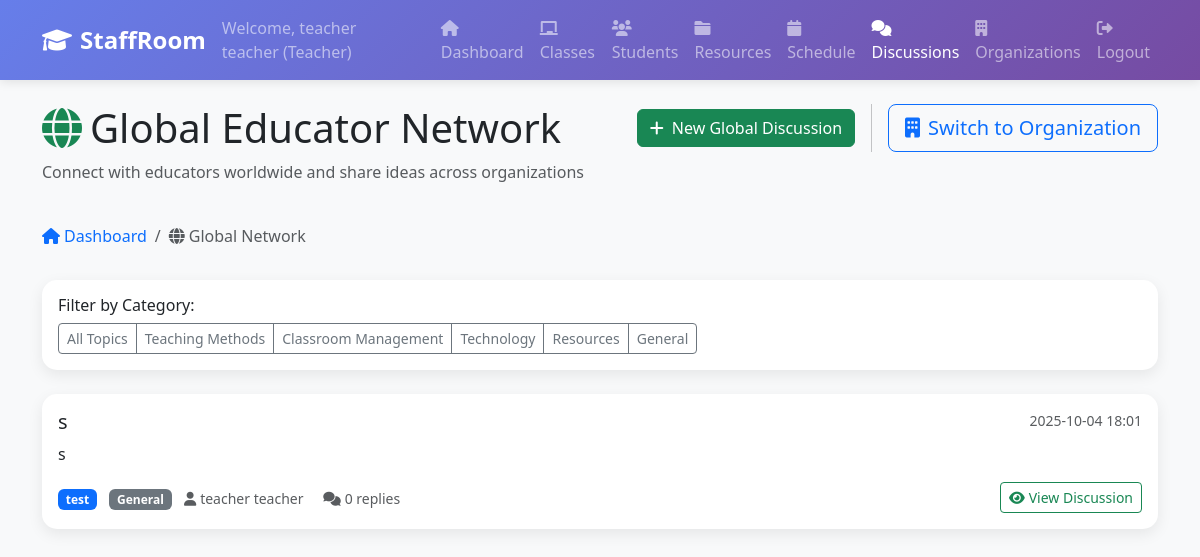
/global-discussions (signed in), run on the app's committed database.
### tables this page shows
CREATE TABLE global_discussions (
                id INTEGER PRIMARY KEY AUTOINCREMENT,
                title TEXT NOT NULL,
                content TEXT NOT NULL,
                author_id INTEGER NOT NULL,
                author_organization TEXT,
                category TEXT DEFAULT 'general',
                tags TEXT,
                is_pinned BOOLEAN DEFAULT 0,
                created_at TIMESTAMP DEFAULT CURRENT_TIMESTAMP,
                updated_at TIMESTAMP DEFAULT CURRENT_TIMESTAMP,
                FOREIGN KEY (author_id) REFERENCES users (id)
            );

CREATE TABLE users (
                id INTEGER PRIMARY KEY AUTOINCREMENT,
                username TEXT UNIQUE NOT NULL,
                email TEXT UNIQUE NOT NULL,
                password_hash TEXT NOT NULL,
                first_name TEXT NOT NULL,
                last_name TEXT NOT NULL,
                user_type TEXT NOT NULL CHECK (user_type IN ('teacher', 'student', 'admin')),
                created_at TIMESTAMP DEFAULT CURRENT_TIMESTAMP,
                is_active BOOLEAN DEFAULT 1
            , phone_number TEXT, profile_photo_path TEXT, bio TEXT);

### web_app.py (the view)
    def decorated_function(*args, **kwargs):
        if 'user_id' not in session:
            return redirect(url_for('login'))
        user_organizations = db.get_user_organizations(session['user_id'])
        if not user_organizations:
            flash('You must join an organization to access this feature.', 'warning')
            return redirect(url_for('organizations'))
        return f(*args, **kwargs)

### web_app.py (called while the page is built)
def require_organization_access(f):
    def decorated_function(*args, **kwargs):
        if 'user_id' not in session:
            return redirect(url_for('login'))
        user_organizations = db.get_user_organizations(session['user_id'])
        if not user_organizations:
            flash('You must join an organization to access this feature.', 'warning')
            return redirect(url_for('organizations'))
        return f(*args, **kwargs)
    decorated_function.__name__ = f.__name__
    return decorated_function

@app.route('/global-discussions')
@require_organization_access
def global_discussions():
    if 'user_id' not in session:
        return redirect(url_for('login'))
    category_filter = request.args.get('category')
    discussions = db.get_global_discussions(category=category_filter)
    current_org = db.get_user_current_organization(session['user_id'])
    user_org_name = current_org['name'] if current_org else 'No Organization'
    return render_template('global_discussions.html',
                         discussions=discussions,
                         user_org_name=user_org_name,
                         current_filter=category_filter)

    def get_connection(self):
        if self.db_path.startswith('postgresql://'):
            import psycopg2
            from psycopg2.extras import RealDictCursor
            conn = psycopg2.connect(self.db_path, cursor_factory=RealDictCursor)
        else:
            db_file = self.db_path.replace('sqlite:///', '')
            conn = sqlite3.connect(db_file)
            conn.row_factory = sqlite3.Row
        return conn

    def get_user_organizations(self, user_id):
        conn = self.get_connection()
        cursor = conn.execute("""
            SELECT o.*, om.role, om.joined_at
            FROM organizations o
            JOIN organization_memberships om ON o.id = om.organization_id
            WHERE om.user_id = ?
            ORDER BY om.joined_at DESC
            LIMIT 1
        """, (user_id,))
        result = cursor.fetchone()
        conn.close()
        return [dict(result)] if result else []

### templates/global_discussions.html (shortened to what this page needs)
{% extends "common/base.html" %}
{% block content %}
        <div class="row mb-4">
            <div class="col-md-6">
                <h1><i class="fas fa-globe me-2 text-success"></i>Global Educator Network</h1>
                <p class="text-muted">Connect with educators worldwide and share ideas across organizations</p>
            </div>
            <div class="col-md-6">
                <div class="d-flex justify-content-end align-items-center gap-3">
                    <div class="btn-group" role="group">
                        <button class="btn btn-success" data-bs-toggle="modal" data-bs-target="#newGlobalDiscussionModal">
                            <i class="fas fa-plus me-2"></i>New Global Discussion
                        </button>
                    </div>
                    <a href="{{ url_for('discussions') }}" class="btn btn-outline-primary btn-lg switch-btn">
                        <i class="fas fa-building me-2"></i>Switch to Organization
                    </a>
                </div>
            </div>
        </div>
        <div class="row mb-3">
            <div class="col-12">
                <nav aria-label="breadcrumb">
                    <ol class="breadcrumb">
                        <li class="breadcrumb-item">
                            <a href="{{ url_for('dashboard') }}" class="text-decoration-none">
                                <i class="fas fa-home me-1"></i>Dashboard
                            </a>
                        </li>
                        <li class="breadcrumb-item active" aria-current="page">
                            <i class="fas fa-globe me-1"></i>Global Network
                        </li>
                    </ol>
                </nav>
            </div>
        </div>
        <div class="row mb-4">
            <div class="col-12">
                <div class="card">
                    <div class="card-body">
                        <h6>Filter by Category:</h6>
                        <div class="btn-group" role="group">
                            <button class="btn btn-outline-secondary btn-sm" onclick="filterGlobalDiscussions('')">All Topics</button>
                            <button class="btn btn-outline-secondary btn-sm" onclick="filterGlobalDiscussions('teaching-methods')">Teaching Methods</button>
                            <button class="btn btn-outline-secondary btn-sm" onclick="filterGlobalDiscussions('classroom-management')">Classroom Management</button>
                            <button class="btn btn-outline-secondary btn-sm" onclick="filterGlobalDiscussions('technology')">Technology</button>
                            <button class="btn btn-outline-secondary btn-sm" onclick="filterGlobalDiscussions('resources')">Resources</button>
                            <button class="btn btn-outline-secondary btn-sm" onclick="filterGlobalDiscussions('general')">General</button>
                        </div>
                    </div>
                </div>
            </div>
        </div>
        <div class="row">
            <div class="col-12">
                {% if discussions %}
                    {% for discussion in discussions %}
                    <div class="card global-discussion-card mb-3 {% if discussion.is_pinned %}pinned-discussion{% endif %}">
                        <div class="card-body">
                            <div class="d-flex justify-content-between align-items-start mb-2">
                                <h5 class="card-title mb-0">
                                    {{ discussion.title }}
                                </h5>
                                <small class="text-muted">{{ discussion.created_at[:16] }}</small>
                            </div>
                            <p class="card-text">{{ discussion.content[:200] }}{% if discussion.content|length > 200 %}...{% endif %}</p>
                            <div class="d-flex justify-content-between align-items-center">
                                <div>
                                    <span class="badge bg-primary me-2">{{ discussion.author_organization }}</span>
                                    <span class="badge bg-secondary me-2">{{ discussion.category.replace('-', ' ').title() }}</span>
                                    <small class="text-muted">
                                        <i class="fas fa-user me-1"></i>{{ discussion.first_name }} {{ discussion.last_name }}
                                        <i class="fas fa-comments me-1 ms-3"></i>{{ discussion.reply_count or 0 }} replies
                                    </small>
                                </div>
                                <button class="btn btn-outline-success btn-sm" onclick="viewGlobalDiscussion({{ discussion.id }})">
                                    <i class="fas fa-eye me-1"></i>View Discussion
                                </button>
                            </div>
                        </div>
                    </div>
                    {% endfor %}
                {% endif %}
            </div>
        </div>
{% endblock %}

### templates/common/base.html (shortened to what this page needs)
<!DOCTYPE html>
<html lang="en">
<head>
    <link href="https://cdn.jsdelivr.net/npm/bootstrap@5.3.0/dist/css/bootstrap.min.css" rel="stylesheet">
    <link href="https://cdnjs.cloudflare.com/ajax/libs/font-awesome/6.0.0/css/all.min.css" rel="stylesheet">
</head>
<body>
    {% include 'common/header.html' %}
    <div class="container mt-4">
        {% block content %}{% endblock %}
    </div>
</body>
</html>

### templates/common/header.html (shortened to what this page needs)
<nav class="navbar navbar-expand-lg navbar-dark">
    <div class="container">
        <a class="navbar-brand" href="{{ url_for('dashboard') }}">
            <i class="fas fa-graduation-cap me-2"></i>StaffRoom
        </a>
        <div class="navbar-nav ms-auto">
            <span class="navbar-text me-3">
                Welcome, {{ session.first_name }} {{ session.last_name }} ({{ session.user_type.title() }})
            </span>
            <a class="nav-link {% if request.endpoint == 'dashboard' %}active{% endif %}" href="{{ url_for('dashboard') }}">
                <i class="fas fa-home me-1"></i>Dashboard
            </a>
            <a class="nav-link {% if request.endpoint == 'classes' %}active{% endif %}" href="{{ url_for('classes') }}">
                <i class="fas fa-chalkboard me-1"></i>Classes
            </a>
            <a class="nav-link {% if request.endpoint == 'students' %}active{% endif %}" href="{{ url_for('students') }}">
                <i class="fas fa-users me-1"></i>Students
            </a>
            <a class="nav-link {% if request.endpoint == 'resources' %}active{% endif %}" href="{{ url_for('resources') }}">
                <i class="fas fa-folder me-1"></i>Resources
            </a>
            <a class="nav-link {% if request.endpoint == 'schedule' %}active{% endif %}" href="{{ url_for('schedule') }}">
                <i class="fas fa-calendar me-1"></i>Schedule
            </a>
            <a class="nav-link {% if request.endpoint == 'discussions' or request.endpoint == 'global_discussions' %}active{% endif %}" href="{{ url_for('discussions') }}">
                <i class="fas fa-comments me-1"></i>Discussions
            </a>
            <a class="nav-link {% if request.endpoint == 'organizations' %}active{% endif %}" href="{{ url_for('organizations') }}">
                <i class="fas fa-building me-1"></i>Organizations
            </a>
            <a class="nav-link" href="{{ url_for('logout') }}">
                <i class="fas fa-sign-out-alt me-1"></i>Logout
            </a>
        </div>
    </div>
</nav>

### data on the page
global_discussions: title "s", created_at "2025-10-04 18:01", content "s", author_organization "test", category.replace "General", first_name "teacher", last_name "teacher", is_pinned "0"

### other printed values
{{ session.first_name }} "teacher"
{{ session.last_name }} "teacher"
{{ session.user_type.title() }} "Teacher"
